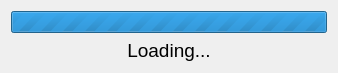
<?xml version="1.0" encoding="UTF-8"?>
<ui version="4.0">
 <class>DialogProcessing</class>
 <widget class="QDialog" name="DialogProcessing">
  <property name="geometry">
   <rect>
    <x>0</x>
    <y>0</y>
    <width>338</width>
    <height>71</height>
   </rect>
  </property>
  <property name="windowTitle">
   <string>Processing</string>
  </property>
  <layout class="QVBoxLayout" name="verticalLayout">
   <item>
    <widget class="QProgressBar" name="progressBar">
     <property name="maximum">
      <number>0</number>
     </property>
     <property name="value">
      <number>0</number>
     </property>
     <property name="textVisible">
      <bool>false</bool>
     </property>
     <property name="format">
      <string>%p%</string>
     </property>
    </widget>
   </item>
   <item>
    <widget class="QLabel" name="label">
     <property name="font">
      <font>
       <pointsize>14</pointsize>
      </font>
     </property>
     <property name="text">
      <string>Loading...</string>
     </property>
     <property name="alignment">
      <set>Qt::AlignCenter</set>
     </property>
    </widget>
   </item>
  </layout>
 </widget>
 <resources/>
 <connections/>
</ui>
